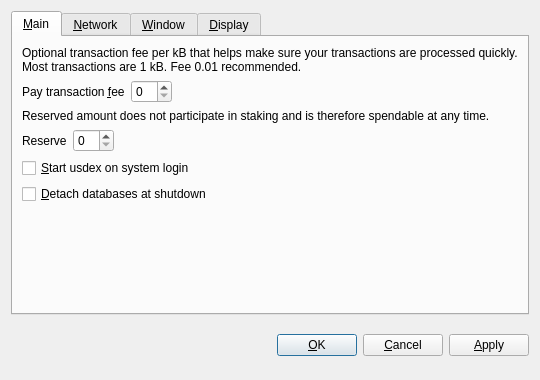
<?xml version="1.0" encoding="UTF-8"?>
<ui version="4.0">
 <class>OptionsDialog</class>
 <widget class="QDialog" name="OptionsDialog">
  <property name="geometry">
   <rect>
    <x>0</x>
    <y>0</y>
    <width>540</width>
    <height>380</height>
   </rect>
  </property>
  <property name="windowTitle">
   <string>Options</string>
  </property>
  <property name="modal">
   <bool>true</bool>
  </property>
  <layout class="QVBoxLayout" name="verticalLayout">
   <item>
    <widget class="QTabWidget" name="tabWidget">
     <property name="tabPosition">
      <enum>QTabWidget::North</enum>
     </property>
     <property name="currentIndex">
      <number>0</number>
     </property>
     <widget class="QWidget" name="tabMain">
      <attribute name="title">
       <string>&amp;Main</string>
      </attribute>
      <layout class="QVBoxLayout" name="verticalLayout_Main">
       <item>
        <widget class="QLabel" name="transactionFeeInfoLabel">
         <property name="text">
          <string>Optional transaction fee per kB that helps make sure your transactions are processed quickly. Most transactions are 1 kB. Fee 0.01 recommended.</string>
         </property>
         <property name="textFormat">
          <enum>Qt::PlainText</enum>
         </property>
         <property name="wordWrap">
          <bool>true</bool>
         </property>
        </widget>
       </item>
       <item>
        <layout class="QHBoxLayout" name="horizontalLayoutFee">
         <item>
          <widget class="QLabel" name="transactionFeeLabel">
           <property name="text">
            <string>Pay transaction &amp;fee</string>
           </property>
           <property name="textFormat">
            <enum>Qt::PlainText</enum>
           </property>
           <property name="buddy">
            <cstring>transactionFee</cstring>
           </property>
          </widget>
         </item>
         <item>
          <widget class="BitcoinAmountField" name="transactionFee"/>
         </item>
         <item>
          <spacer name="horizontalSpacerFee">
           <property name="orientation">
            <enum>Qt::Horizontal</enum>
           </property>
           <property name="sizeHint" stdset="0">
            <size>
             <width>40</width>
             <height>20</height>
            </size>
           </property>
          </spacer>
         </item>
        </layout>
       </item>
       <item>
        <widget class="QLabel" name="reserveBalanceInfoLabel">
         <property name="text">
          <string>Reserved amount does not participate in staking and is therefore spendable at any time.</string>
         </property>
         <property name="textFormat">
          <enum>Qt::PlainText</enum>
         </property>
         <property name="wordWrap">
          <bool>true</bool>
         </property>
        </widget>
       </item>
       <item>
        <layout class="QHBoxLayout" name="horizontalLayoutReserveBalance">
         <item>
          <widget class="QLabel" name="reserveBalanceLabel">
           <property name="text">
            <string>Reserve</string>
           </property>
           <property name="textFormat">
            <enum>Qt::PlainText</enum>
           </property>
           <property name="buddy">
            <cstring>reserveBalance</cstring>
           </property>
          </widget>
         </item>
         <item>
          <widget class="BitcoinAmountField" name="reserveBalance"/>
         </item>
         <item>
          <spacer name="horizontalSpacerReserveBalance">
           <property name="orientation">
            <enum>Qt::Horizontal</enum>
           </property>
           <property name="sizeHint" stdset="0">
            <size>
             <width>40</width>
             <height>20</height>
            </size>
           </property>
          </spacer>
         </item>
        </layout>
       </item>
       <item>
        <widget class="QCheckBox" name="bitcoinAtStartup">
         <property name="toolTip">
          <string>Automatically start usdex after logging in to the system.</string>
         </property>
         <property name="text">
          <string>&amp;Start usdex on system login</string>
         </property>
        </widget>
       </item>
       <item>
        <widget class="QCheckBox" name="detachDatabases">
         <property name="toolTip">
          <string>Detach block and address databases at shutdown. This means they can be moved to another data directory, but it slows down shutdown. The wallet is always detached.</string>
         </property>
         <property name="text">
          <string>&amp;Detach databases at shutdown</string>
         </property>
        </widget>
       </item>
       <item>
        <spacer name="verticalSpacer_Main">
         <property name="orientation">
          <enum>Qt::Vertical</enum>
         </property>
         <property name="sizeHint" stdset="0">
          <size>
           <width>20</width>
           <height>40</height>
          </size>
         </property>
        </spacer>
       </item>
      </layout>
     </widget>
     <widget class="QWidget" name="tabNetwork">
      <attribute name="title">
       <string>&amp;Network</string>
      </attribute>
      <layout class="QVBoxLayout" name="verticalLayout_Network">
       <item>
        <widget class="QCheckBox" name="mapPortUpnp">
         <property name="toolTip">
          <string>Automatically open the usdex client port on the router. This only works when your router supports UPnP and it is enabled.</string>
         </property>
         <property name="text">
          <string>Map port using &amp;UPnP</string>
         </property>
        </widget>
       </item>
       <item>
        <widget class="QCheckBox" name="connectSocks">
         <property name="toolTip">
          <string>Connect to the usdex network through a SOCKS proxy (e.g. when connecting through Tor).</string>
         </property>
         <property name="text">
          <string>&amp;Connect through SOCKS proxy:</string>
         </property>
        </widget>
       </item>
       <item>
        <layout class="QHBoxLayout" name="horizontalLayout_Network">
         <item>
          <widget class="QLabel" name="proxyIpLabel">
           <property name="text">
            <string>Proxy &amp;IP:</string>
           </property>
           <property name="textFormat">
            <enum>Qt::PlainText</enum>
           </property>
           <property name="buddy">
            <cstring>proxyIp</cstring>
           </property>
          </widget>
         </item>
         <item>
          <widget class="QValidatedLineEdit" name="proxyIp">
           <property name="maximumSize">
            <size>
             <width>140</width>
             <height>16777215</height>
            </size>
           </property>
           <property name="toolTip">
            <string>IP address of the proxy (e.g. 127.0.0.1)</string>
           </property>
          </widget>
         </item>
         <item>
          <widget class="QLabel" name="proxyPortLabel">
           <property name="text">
            <string>&amp;Port:</string>
           </property>
           <property name="textFormat">
            <enum>Qt::PlainText</enum>
           </property>
           <property name="buddy">
            <cstring>proxyPort</cstring>
           </property>
          </widget>
         </item>
         <item>
          <widget class="QLineEdit" name="proxyPort">
           <property name="maximumSize">
            <size>
             <width>55</width>
             <height>16777215</height>
            </size>
           </property>
           <property name="toolTip">
            <string>Port of the proxy (e.g. 9050)</string>
           </property>
          </widget>
         </item>
         <item>
          <widget class="QLabel" name="socksVersionLabel">
           <property name="text">
            <string>SOCKS &amp;Version:</string>
           </property>
           <property name="textFormat">
            <enum>Qt::PlainText</enum>
           </property>
           <property name="buddy">
            <cstring>socksVersion</cstring>
           </property>
          </widget>
         </item>
         <item>
          <widget class="QValueComboBox" name="socksVersion">
           <property name="toolTip">
            <string>SOCKS version of the proxy (e.g. 5)</string>
           </property>
          </widget>
         </item>
         <item>
          <spacer name="horizontalSpacer_Network">
           <property name="orientation">
            <enum>Qt::Horizontal</enum>
           </property>
           <property name="sizeHint" stdset="0">
            <size>
             <width>40</width>
             <height>20</height>
            </size>
           </property>
          </spacer>
         </item>
        </layout>
       </item>
       <item>
        <spacer name="verticalSpacer_Network">
         <property name="orientation">
          <enum>Qt::Vertical</enum>
         </property>
         <property name="sizeHint" stdset="0">
          <size>
           <width>20</width>
           <height>40</height>
          </size>
         </property>
        </spacer>
       </item>
      </layout>
     </widget>
     <widget class="QWidget" name="tabWindow">
      <attribute name="title">
       <string>&amp;Window</string>
      </attribute>
      <layout class="QVBoxLayout" name="verticalLayout_Window">
       <item>
        <widget class="QCheckBox" name="minimizeToTray">
         <property name="toolTip">
          <string>Show only a tray icon after minimizing the window.</string>
         </property>
         <property name="text">
          <string>&amp;Minimize to the tray instead of the taskbar</string>
         </property>
        </widget>
       </item>
       <item>
        <widget class="QCheckBox" name="minimizeOnClose">
         <property name="toolTip">
          <string>Minimize instead of exit the application when the window is closed. When this option is enabled, the application will be closed only after selecting Quit in the menu.</string>
         </property>
         <property name="text">
          <string>M&amp;inimize on close</string>
         </property>
        </widget>
       </item>
       <item>
        <spacer name="verticalSpacer_Window">
         <property name="orientation">
          <enum>Qt::Vertical</enum>
         </property>
         <property name="sizeHint" stdset="0">
          <size>
           <width>20</width>
           <height>40</height>
          </size>
         </property>
        </spacer>
       </item>
      </layout>
     </widget>
     <widget class="QWidget" name="tabDisplay">
      <attribute name="title">
       <string>&amp;Display</string>
      </attribute>
      <layout class="QVBoxLayout" name="verticalLayout_Display">
       <item>
        <layout class="QHBoxLayout" name="horizontalLayout_1_Display">
         <item>
          <widget class="QLabel" name="langLabel">
           <property name="text">
            <string>User Interface &amp;language:</string>
           </property>
           <property name="textFormat">
            <enum>Qt::PlainText</enum>
           </property>
           <property name="buddy">
            <cstring>lang</cstring>
           </property>
          </widget>
         </item>
         <item>
          <widget class="QValueComboBox" name="lang">
           <property name="toolTip">
            <string>The user interface language can be set here. This setting will take effect after restarting usdex.</string>
           </property>
          </widget>
         </item>
        </layout>
       </item>
       <item>
        <layout class="QHBoxLayout" name="horizontalLayout_2_Display">
         <item>
          <widget class="QLabel" name="unitLabel">
           <property name="text">
            <string>&amp;Unit to show amounts in:</string>
           </property>
           <property name="textFormat">
            <enum>Qt::PlainText</enum>
           </property>
           <property name="buddy">
            <cstring>unit</cstring>
           </property>
          </widget>
         </item>
         <item>
          <widget class="QValueComboBox" name="unit">
           <property name="toolTip">
            <string>Choose the default subdivision unit to show in the interface and when sending coins.</string>
           </property>
          </widget>
         </item>
        </layout>
       </item>
       <item>
        <widget class="QCheckBox" name="displayAddresses">
         <property name="toolTip">
          <string>Whether to show usdex addresses in the transaction list or not.</string>
         </property>
         <property name="text">
          <string>&amp;Display addresses in transaction list</string>
         </property>
        </widget>
       </item>
       <item>
        <widget class="QCheckBox" name="coinControlFeatures">
         <property name="toolTip">
          <string>Whether to show coin control features or not.</string>
         </property>
         <property name="text">
          <string>Display coin &amp;control features (experts only!)</string>
         </property>
        </widget>
       </item>
       <item>
        <spacer name="verticalSpacer_Display">
         <property name="orientation">
          <enum>Qt::Vertical</enum>
         </property>
         <property name="sizeHint" stdset="0">
          <size>
           <width>20</width>
           <height>40</height>
          </size>
         </property>
        </spacer>
       </item>
      </layout>
     </widget>
    </widget>
   </item>
   <item>
    <layout class="QHBoxLayout" name="horizontalLayout_Buttons">
     <item>
      <spacer name="horizontalSpacer_1">
       <property name="orientation">
        <enum>Qt::Horizontal</enum>
       </property>
       <property name="sizeHint" stdset="0">
        <size>
         <width>40</width>
         <height>48</height>
        </size>
       </property>
      </spacer>
     </item>
     <item>
      <widget class="QLabel" name="statusLabel">
       <property name="font">
        <font>
         <weight>75</weight>
         <bold>true</bold>
        </font>
       </property>
       <property name="text">
        <string/>
       </property>
       <property name="textFormat">
        <enum>Qt::PlainText</enum>
       </property>
       <property name="wordWrap">
        <bool>true</bool>
       </property>
      </widget>
     </item>
     <item>
      <spacer name="horizontalSpacer_2">
       <property name="orientation">
        <enum>Qt::Horizontal</enum>
       </property>
       <property name="sizeHint" stdset="0">
        <size>
         <width>40</width>
         <height>48</height>
        </size>
       </property>
      </spacer>
     </item>
     <item>
      <widget class="QPushButton" name="okButton">
       <property name="text">
        <string>&amp;OK</string>
       </property>
      </widget>
     </item>
     <item>
      <widget class="QPushButton" name="cancelButton">
       <property name="text">
        <string>&amp;Cancel</string>
       </property>
       <property name="autoDefault">
        <bool>false</bool>
       </property>
      </widget>
     </item>
     <item>
      <widget class="QPushButton" name="applyButton">
       <property name="text">
        <string>&amp;Apply</string>
       </property>
       <property name="autoDefault">
        <bool>false</bool>
       </property>
      </widget>
     </item>
    </layout>
   </item>
  </layout>
 </widget>
 <customwidgets>
  <customwidget>
   <class>BitcoinAmountField</class>
   <extends>QSpinBox</extends>
   <header>bitcoinamountfield.h</header>
  </customwidget>
  <customwidget>
   <class>QValueComboBox</class>
   <extends>QComboBox</extends>
   <header>qvaluecombobox.h</header>
  </customwidget>
  <customwidget>
   <class>QValidatedLineEdit</class>
   <extends>QLineEdit</extends>
   <header>qvalidatedlineedit.h</header>
  </customwidget>
 </customwidgets>
 <resources/>
 <connections/>
</ui>
